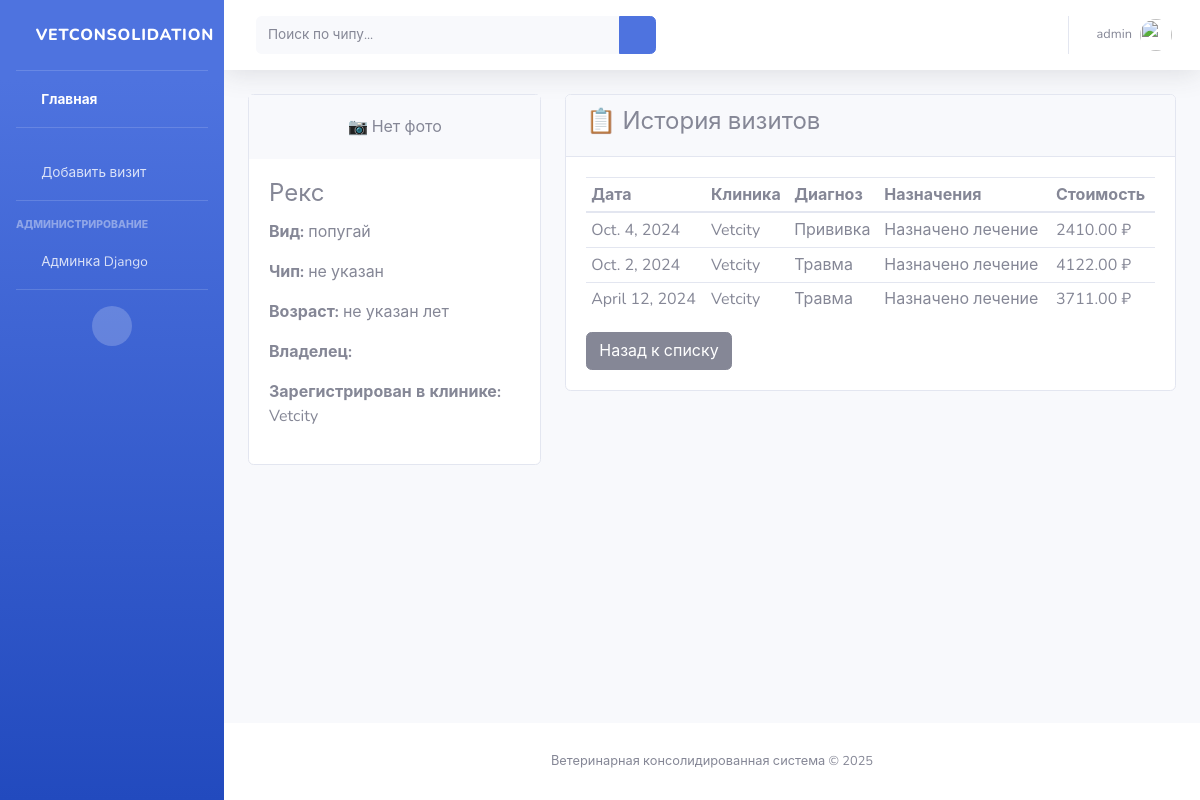
The app's page /pet/1/ (signed in) with its own data.
### core/models.py (models this page shows, shortened)
class Pet(models.Model):
    name = models.CharField(max_length=100, verbose_name="Кличка")
    animal_type = models.CharField(max_length=50, verbose_name="Вид")
    breed = models.CharField(max_length=100, blank=True, verbose_name="Порода")
    color = models.CharField(max_length=50, blank=True, verbose_name="Окрас")
    birth_date = models.DateField(null=True, blank=True, verbose_name="Дата рождения")
    chip_number = models.CharField(
        max_length=15, unique=True, null=True, blank=True,
        verbose_name="Номер чипа", help_text="ISO 11784/11785"
    )
    photo = models.ImageField(upload_to='pet_photos/', null=True, blank=True, verbose_name="Фото")
    owner = models.ForeignKey(Owner, on_delete=models.SET_NULL, null=True, blank=True, verbose_name="Владелец")
    clinic = models.ForeignKey(Clinic, on_delete=models.CASCADE, verbose_name="Клиника регистрации")
    def get_age(self):
        if self.birth_date:
            today = date.today()
            age = today.year - self.birth_date.year
            if (today.month, today.day) < (self.birth_date.month, self.birth_date.day):
                age -= 1
            return age
        return None
    class Meta:
        verbose_name = "Животное"
        verbose_name_plural = "Животные"
        indexes = [
            models.Index(fields=['chip_number']),
            models.Index(fields=['animal_type']),
        ]

class Clinic(models.Model):
    name = models.CharField(max_length=200, verbose_name="Название клиники")
    address = models.TextField(blank=True, verbose_name="Адрес")
    phone = models.CharField(max_length=20, blank=True, verbose_name="Телефон")
    class Meta:
        verbose_name = "Клиника"
        verbose_name_plural = "Клиники"

class Visit(models.Model):
    pet = models.ForeignKey(Pet, on_delete=models.CASCADE, related_name="visits", verbose_name="Животное")
    clinic = models.ForeignKey(Clinic, on_delete=models.CASCADE, related_name="visits", verbose_name="Клиника")
    employee = models.ForeignKey(
        Employee, on_delete=models.SET_NULL, null=True, blank=True,
        related_name="visits", verbose_name="Ветеринар"
    )
    date = models.DateField(verbose_name="Дата приёма")
    diagnosis = models.CharField(max_length=300, verbose_name="Диагноз")
    treatment = models.TextField(blank=True, verbose_name="Назначения")
    cost = models.DecimalField(max_digits=10, decimal_places=2, default=0, verbose_name="Стоимость")
    class Meta:
        verbose_name = "Визит"
        verbose_name_plural = "Визиты"

### core/views.py (the view)
# urls.py: path('pet/<int:pk>/', views.pet_detail, name='pet_detail'),
@login_required
def pet_detail(request, pk):
    pet = get_object_or_404(Pet, pk=pk)
    visits = pet.visits.all().select_related('clinic', 'employee').order_by('-date')
    return render(request, 'core/pet_detail.html', {'pet': pet, 'visits': visits})

### core/templates/core/pet_detail.html (shortened to what this page needs)
{% extends 'core/base.html' %}
{% block content %}
<div class="row">
    <div class="col-md-4">
        <div class="card">
            {% if pet.photo %}
                <img src="{{ pet.photo.url }}" class="card-img-top" alt="{{ pet.name }}">
            {% else %}
                <div class="card-body bg-light text-center">📷 Нет фото</div>
            {% endif %}
            <div class="card-body">
                <h4 class="card-title">{{ pet.name }}</h4>
                <p><strong>Вид:</strong> {{ pet.animal_type }}</p>
                <p><strong>Чип:</strong> {{ pet.chip_number|default:"не указан" }}</p>
                <p><strong>Возраст:</strong> {{ pet.get_age|default:"не указан" }} лет</p>
                <p><strong>Владелец:</strong> {{ pet.owner_name }}</p>
                <p><strong>Зарегистрирован в клинике:</strong> {{ pet.clinic.name }}</p>
            </div>
        </div>
    </div>
    <div class="col-md-8">
        <div class="card">
            <div class="card-header">
                <h4>📋 История визитов</h4>
            </div>
            <div class="card-body">
                <table class="table table-sm">
                    <thead>
                        <tr><th>Дата</th><th>Клиника</th><th>Диагноз</th><th>Назначения</th><th>Стоимость</th></tr>
                    </thead>
                    <tbody>
                        {% for visit in visits %}
                        <tr>
                            <td>{{ visit.date }}</td>
                            <td>{{ visit.clinic.name }}</td>
                            <td>{{ visit.diagnosis }}</td>
                            <td>{{ visit.treatment|truncatewords:8 }}</td>
                            <td>{{ visit.cost }} ₽</td>
                        </tr>
                        {% empty %}
                        <tr><td colspan="5">Нет визитов</td></tr>
                        {% endfor %}
                    </tbody>
                </table>
                <a href="{% url 'index' %}" class="btn btn-secondary">Назад к списку</a>
            </div>
        </div>
    </div>
</div>
{% endblock %}

### core/templates/core/base.html (shortened to what this page needs)
<!DOCTYPE html>
{% load static %}
<html lang="ru">
<head>
    <link href="{% static 'core/vendor/fontawesome-free/css/all.min.css' %}" rel="stylesheet" type="text/css">
    <link href="{% static 'core/css/sb-admin-2.min.css' %}" rel="stylesheet">
</head>
<body id="page-top">
    <div id="wrapper">
        <ul class="navbar-nav bg-gradient-primary sidebar sidebar-dark accordion" id="accordionSidebar">
            <a class="sidebar-brand d-flex align-items-center justify-content-center" href="{% url 'index' %}">
                <div class="sidebar-brand-icon">
                    <i class="fas fa-paw"></i>
                </div>
                <div class="sidebar-brand-text mx-3">VetConsolidation</div>
            </a>
            <hr class="sidebar-divider my-0">
            <li class="nav-item active">
                <a class="nav-link" href="{% url 'index' %}">
                    <i class="fas fa-fw fa-tachometer-alt"></i>
                    <span>Главная</span></a>
            </li>
            <hr class="sidebar-divider">
            <li class="nav-item">
                <a class="nav-link" href="{% url 'add_visit' %}">
                    <i class="fas fa-fw fa-plus-circle"></i>
                    <span>Добавить визит</span></a>
            </li>
            <hr class="sidebar-divider">
            <div class="sidebar-heading">
                Администрирование
            </div>
            <li class="nav-item">
                <a class="nav-link" href="/admin/">
                    <i class="fas fa-fw fa-user-shield"></i>
                    <span>Админка Django</span></a>
            </li>
            <hr class="sidebar-divider d-none d-md-block">
            <div class="text-center d-none d-md-inline">
                <button class="rounded-circle border-0" id="sidebarToggle"></button>
            </div>
        </ul>
        <div id="content-wrapper" class="d-flex flex-column">
            <div id="content">
                <nav class="navbar navbar-expand navbar-light bg-white topbar mb-4 static-top shadow">
                    {% if user.is_authenticated %}
                    <form class="d-none d-sm-inline-block form-inline mr-auto ml-md-3 my-2 my-md-0 mw-100 navbar-search">
                        <div class="input-group">
                            <input type="text" class="form-control bg-light border-0 small" placeholder="Поиск по чипу..." aria-label="Search" id="chipSearchTop">
                            <div class="input-group-append">
                                <button class="btn btn-primary" type="button" id="topSearchBtn">
                                    <i class="fas fa-search fa-sm"></i>
                                </button>
                            </div>
                        </div>
                    </form>
                    {% endif %}
                    <ul class="navbar-nav ml-auto">
                        <li class="nav-item dropdown no-arrow">
                            <a class="nav-link dropdown-toggle" href="#" id="userDropdown" role="button"
                                data-toggle="dropdown" aria-haspopup="true" aria-expanded="false">
                                {% if user.is_authenticated %}
                                    <span class="mr-2 d-none d-lg-inline text-gray-600 small">{{ user.username }}</span>
                                {% else %}
                                    <span class="mr-2 d-none d-lg-inline text-gray-600 small">Гость</span>
                                {% endif %}
                                <img class="img-profile rounded-circle" src="{% static 'core/img/undraw_profile.svg' %}">
                            </a>
                        </li>
                    </ul>
                </nav>
                <div class="container-fluid">
                    {% block content %}
                    {% endblock %}
                </div>
            </div>
            <footer class="sticky-footer bg-white">
                <div class="container my-auto">
                    <div class="copyright text-center my-auto">
                        <span>Ветеринарная консолидированная система &copy; 2025</span>
                    </div>
                </div>
            </footer>
        </div>
    </div>
</body>
</html>

### records on screen
Pet: name "Рекс", animal_type "попугай", chip_number "не указан", get_age "не указан", clinic.name "Vetcity"
Visit: date "Oct. 4, 2024", clinic.name "Vetcity", diagnosis "Прививка", treatment "Назначено лечение", cost "2410.00"
Visit: date "Oct. 2, 2024", clinic.name "Vetcity", diagnosis "Травма", treatment "Назначено лечение", cost "4122.00"
Visit: date "April 12, 2024", clinic.name "Vetcity", diagnosis "Травма", treatment "Назначено лечение", cost "3711.00"

### other values on screen
{{ user.username }} "admin"
